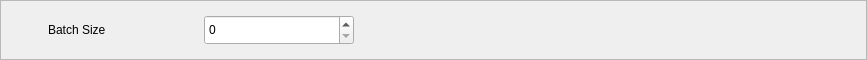
               <widget class="QFrame" name="Frame_Predict_BatchSize">
                <property name="sizePolicy">
                 <sizepolicy hsizetype="Preferred" vsizetype="Fixed">
                  <horstretch>0</horstretch>
                  <verstretch>0</verstretch>
                 </sizepolicy>
                </property>
                <property name="minimumSize">
                 <size>
                  <width>0</width>
                  <height>60</height>
                 </size>
                </property>
                <property name="maximumSize">
                 <size>
                  <width>16777215</width>
                  <height>60</height>
                 </size>
                </property>
                <property name="styleSheet">
                 <string notr="true">QFrame#Frame_Predict_BatchSize
{
	border-top:1px solid rgb(226, 226, 226);
	border-bottom:2px solid rgb(226, 226, 226);
	border-left:2px solid rgb(226, 226, 226);
	border-right:2px solid rgb(226, 226, 226);
	background-color: rgb(247, 247, 247);
}</string>
                </property>
                <property name="frameShape">
                 <enum>QFrame::StyledPanel</enum>
                </property>
                <property name="frameShadow">
                 <enum>QFrame::Raised</enum>
                </property>
                <layout class="QHBoxLayout" name="horizontalLayout_18">
                 <item>
                  <widget class="QLabel" name="Label_Predict_BatchSize">
                   <property name="sizePolicy">
                    <sizepolicy hsizetype="Fixed" vsizetype="Fixed">
                     <horstretch>0</horstretch>
                     <verstretch>0</verstretch>
                    </sizepolicy>
                   </property>
                   <property name="minimumSize">
                    <size>
                     <width>30</width>
                     <height>30</height>
                    </size>
                   </property>
                   <property name="maximumSize">
                    <size>
                     <width>30</width>
                     <height>30</height>
                    </size>
                   </property>
                   <property name="styleSheet">
                    <string notr="true">border-image: url(:/Icon/State/RedLight.png);</string>
                   </property>
                   <property name="text">
                    <string/>
                   </property>
                  </widget>
                 </item>
                 <item>
                  <widget class="QLabel" name="label_23">
                   <property name="sizePolicy">
                    <sizepolicy hsizetype="Fixed" vsizetype="Fixed">
                     <horstretch>0</horstretch>
                     <verstretch>0</verstretch>
                    </sizepolicy>
                   </property>
                   <property name="minimumSize">
                    <size>
                     <width>150</width>
                     <height>30</height>
                    </size>
                   </property>
                   <property name="maximumSize">
                    <size>
                     <width>150</width>
                     <height>30</height>
                    </size>
                   </property>
                   <property name="styleSheet">
                    <string notr="true">QLabel
{
	border:0px;
	
	font: 87 10pt &quot;Arial Black&quot;;
}</string>
                   </property>
                   <property name="text">
                    <string>Batch Size</string>
                   </property>
                  </widget>
                 </item>
                 <item>
                  <widget class="QSpinBox" name="SpinBox_Predict_BatchSize">
                   <property name="sizePolicy">
                    <sizepolicy hsizetype="Fixed" vsizetype="Fixed">
                     <horstretch>0</horstretch>
                     <verstretch>0</verstretch>
                    </sizepolicy>
                   </property>
                   <property name="minimumSize">
                    <size>
                     <width>150</width>
                     <height>30</height>
                    </size>
                   </property>
                   <property name="maximumSize">
                    <size>
                     <width>150</width>
                     <height>30</height>
                    </size>
                   </property>
                  </widget>
                 </item>
                 <item>
                  <spacer name="horizontalSpacer_10">
                   <property name="orientation">
                    <enum>Qt::Horizontal</enum>
                   </property>
                   <property name="sizeHint" stdset="0">
                    <size>
                     <width>501</width>
                     <height>20</height>
                    </size>
                   </property>
                  </spacer>
                 </item>
                </layout>
               </widget>
